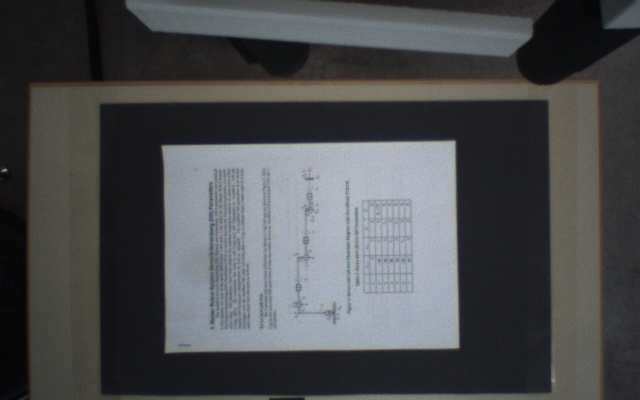
#> input picture cv_test_images/paper640_5.jpg, 640 x 400 px, found by its file name
$ python detector.py
#> lines starting #> are read from the running program, lines starting #| are printed output that depends on the picture; after the words box and inside, x2 and y2 are one past the last pixel; in counts of white or black regions, pixels touching at a corner belong together; long printed decimals are rounded
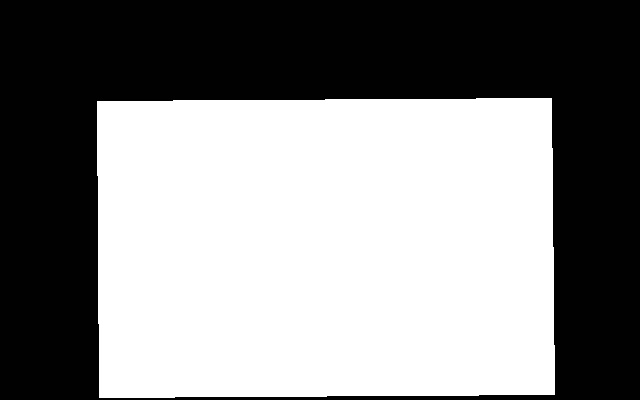
#> input picture cv_test_images/masks/background.jpg, 640 x 400 px, found by its file name
#> in detect_paper, sublayer_mask is the input picture: shape (400, 640); min 0, max 255, mean 135.2
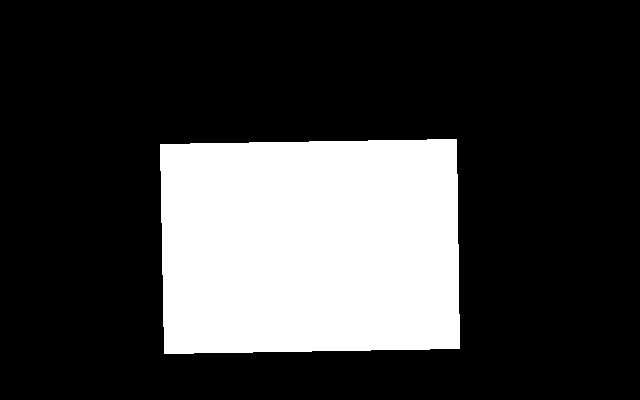
#> input picture cv_test_images/masks/document.jpg, 640 x 400 px, found by its file name
#> in detect_paper, paper_mask is the input picture: shape (400, 640); min 0, max 255, mean 62.8
#!/usr/bin/env python
#-*- coding:utf-8 -*-
import cv2 as cv
import sys
import numpy as np
from matplotlib import pyplot as plot
from copy import deepcopy

def create_rim(contour, mask):
    (x,y),(MA,ma),angle = cv.fitEllipse(contour)
    print("MA: {} ma: {} angle: {}".format(MA, ma, angle))
    rim_width_y = MA*(20.0/210.0) #rim width [mm] in y divided by DIN A4 width [mm]
    rim_width_x = ma*(25.0/297.0) #rim width [mm] in x divided by DIN A4 length [mm]
    rect = cv.minAreaRect(contour)
    box = cv.boxPoints(rect)
    box = np.int0(box)
    work_angle = (angle - 90.0)*np.pi/180
    rim_box = deepcopy(box)
    if work_angle <= 0.0:
        rim_box[0][0] = box[0][0] + (rim_width_x*np.cos(work_angle)) #bottom left x
        rim_box[0][1] = box[0][1] - (rim_width_y*np.cos(work_angle)) #bottom left y
        rim_box[1][0] = box[1][0] + (rim_width_x*np.cos(work_angle)) #top left x
        rim_box[1][1] = box[1][1] + (rim_width_y*np.cos(work_angle)) #top left y
        rim_box[2][0] = box[2][0] - (rim_width_x*np.cos(work_angle)) #top right x
        rim_box[2][1] = box[2][1] + (rim_width_y*np.cos(work_angle)) #top right y
        rim_box[3][0] = box[3][0] - (rim_width_x*np.cos(work_angle)) #bottom right x
        rim_box[3][1] = box[3][1] - (rim_width_y*np.cos(work_angle)) #bottom right y
    elif work_angle > 0.0:
        rim_box[0][0] = box[0][0] - (rim_width_x*np.cos(work_angle)) #bottom right x
        rim_box[0][1] = box[0][1] - (rim_width_y*np.cos(work_angle)) #bottom right y
        rim_box[1][0] = box[1][0] + (rim_width_x*np.cos(work_angle)) #bottom left x
        rim_box[1][1] = box[1][1] - (rim_width_y*np.cos(work_angle)) #bottom left y
        rim_box[2][0] = box[2][0] + (rim_width_x*np.cos(work_angle)) #top left x
        rim_box[2][1] = box[2][1] + (rim_width_y*np.cos(work_angle)) #top left y
        rim_box[3][0] = box[3][0] - (rim_width_x*np.cos(work_angle)) #top right x
        rim_box[3][1] = box[3][1] + (rim_width_y*np.cos(work_angle)) #top right y
    cv.drawContours(mask, [rim_box], 0, 0, -1)
    return rim_box, mask

def create_box_mask(contour, image_shape):
    mask = np.ones(image_shape, np.uint8)
    rect = cv.minAreaRect(contour)
    box = cv.boxPoints(rect)
    box = np.int0(box)
    cv.drawContours(mask, [box], 0, 255, -1)
    return mask

def find_match(img, comparator):
    edges = cv.Canny(img, 10, 100)
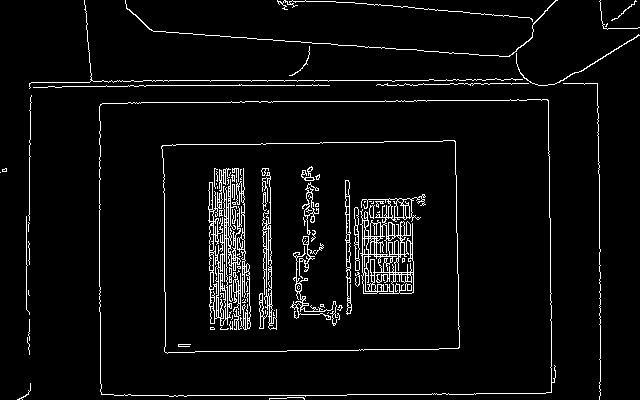
#> edges: shape (400, 640); 4.8% white in thin lines or dots
    contours = cv.findContours(edges.copy(), cv.RETR_TREE, cv.CHAIN_APPROX_SIMPLE)[1]
#> contours = 353 contours, 238 with area under 20; largest, box (x1, y1, x2, y2) and area: (99, 99, 556, 397) 132056, (99, 99, 552, 397) 132049, (161, 140, 460, 354) 60769, (161, 140, 460, 354) 60764, (360, 194, 426, 294) 3736
    best_match = 1.0
    for c in contours:
        work_mask = create_box_mask(c, img.shape)
        match = cv.matchShapes(comparator, work_mask, 1, 0.0)
        if match < best_match:
            best_match = match
            best_mask = deepcopy(work_mask)
            best_contour = deepcopy(c)
#> this loop made 353 passes
#> (rect in create_box_mask, box in create_box_mask, match, best_match) on passes 1, 8, 12: (((286.5, 398), (2, 35), -90), [[304, 399], [269, 399], [269, 397], [304, 397]], 0.954, 0.954), (((26.08, 265), (2.9, 98.05), -1.79), [[26, 314], [23, 216], [25, 215], [29, 313]], 0.909, 0.909), (((326.4, 248.1), (455.6, 295.5), -0.411), [[99, 397], [97, 101], [553, 98], [555, 394]], 0.000292, 0.000292)
#> (rect in create_box_mask, box in create_box_mask, best_match) on pass 14: (((310.1, 246.4), (295.3, 208.9), -0.846), [[164, 353], [160, 144], [456, 139], [459, 348]], 3.66e-07)
#> pass 1, in find_match, `work_mask = create_box_mask(c, img.shape)`:
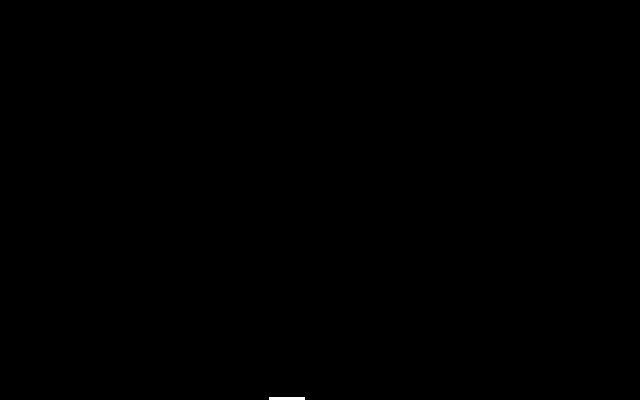
#> work_mask: shape (400, 640); values 1 (black) and 255 (white), 0.04% white; 1 white region, box (x1, y1, x2, y2) and area: (269, 397, 305, 400) 108
#> after the loop: best_mask: shape (400, 640); values 1 (black) and 255 (white), 24.3% white; 1 white region, box (x1, y1, x2, y2) and area: (160, 139, 460, 354) 62282
#> after the loop:
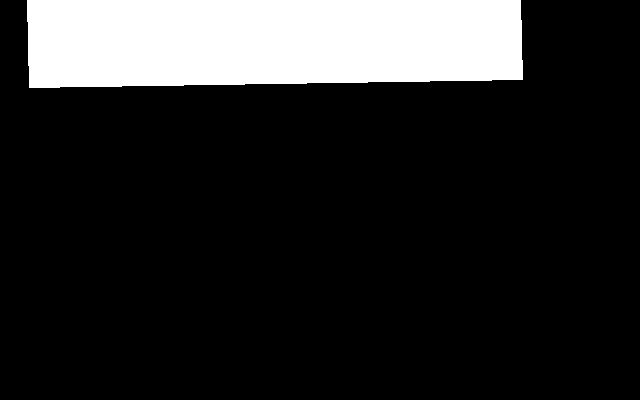
#> work_mask: shape (400, 640); values 1 (black) and 255 (white), 16.2% white; 1 white region, box (x1, y1, x2, y2) and area: (27, 0, 523, 88) 41504
#> after the loop, best_contour = contour of 79 points, box (x1, y1, x2, y2) (161, 140, 460, 354), area 60769; best_match = 3.66e-07
    print("deviation for best match at: {}%".format(float(best_match)*100))
#| deviation for best match at: 3.655710425487513e-05%
    return best_contour, best_mask

def detect_staple(img):
    cmp_mask = cv.imread("/home/user/schuermann_BA/ros_ws/src/baxter_staples/cv_test_images/masks/staple1.jpg", 0)
    found_match = find_match(img, cmp_mask)
    img = cv.cvtColor(img, cv.COLOR_GRAY2BGR)
    cv.drawContours(img, found_match, 0, (0,255,0), 2)
    plot.subplot(211), plot.imshow(cmp_mask, cmap = "gray"), plot.title("comparator"), plot.xticks([]), plot.yticks([])
    plot.subplot(212), plot.imshow(img), plot.title("found staple"), plot.xticks([]), plot.yticks([])
    plot.show()
    #cv.imwrite("/home/user/schuermann_BA/ros_ws/src/baxter_staples/cv_test_images/contour_rota05.jpg", best_mask)

def detect_paper(img):
    #substract background
    sublayer_mask = cv.imread("/home/user/schuermann_BA/ros_ws/src/baxter_staples/cv_test_images/masks/background.jpg", 0)
    sublayer_mask = cv.resize(sublayer_mask, img.shape[1::-1])
    paper_mask = cv.imread("/home/user/schuermann_BA/ros_ws/src/baxter_staples/cv_test_images/masks/document.jpg", 0)
    paper_mask = cv.resize(paper_mask, img.shape[1::-1])
    erode_kernel = np.ones((11,11), np.uint8)
    sublayer_mask = cv.erode(sublayer_mask, erode_kernel, iterations=1)
    minus_background = cv.bitwise_and(img, sublayer_mask)
    paper_cnt, paper_mask = find_match(img, paper_mask)
#> paper_cnt has the same summary as best_contour in find_match
    minus_sublayer = cv.bitwise_and(img, paper_mask)
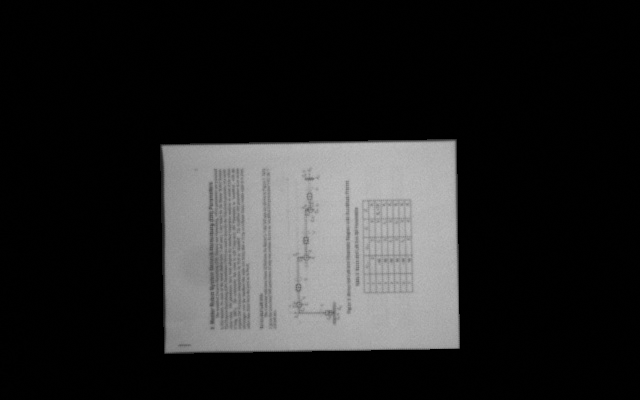
#> minus_sublayer: shape (400, 640); min 0, max 193, mean 38.8
    rim_mask = create_rim(paper_cnt, paper_mask)[1]
#> in create_rim, `(x,y),(MA,ma),angle = cv.fitEllipse(contour)`: x = 303.6; y = 248.6; MA = 240.4; ma = 402.2; angle = 87.26
#| MA: 240.435 ma: 402.220 angle: 87.260
#> in create_rim, `rim_width_y = MA*(20.0/210.0)`: rim_width_y = 22.9
#> in create_rim, `rim_width_x = ma*(25.0/297.0)`: rim_width_x = 33.86
#> in create_rim, `rect = cv.minAreaRect(contour)`: rect = ((310.1, 246.4), (295.3, 208.9), -0.846)
#> in create_rim, `box = cv.boxPoints(rect)`: box = [[164, 353], [160.9, 144.2], [456.3, 139.8], [459.3, 348.7]]
#> in create_rim, `box = np.int0(box)`: box = [[164, 353], [160, 144], [456, 139], [459, 348]]
#> in create_rim, `work_angle = (angle - 90.0)*np.pi/180`: work_angle = -0.0478
#> in create_rim, `rim_box = deepcopy(box)`: rim_box = [[164, 353], [160, 144], [456, 139], [459, 348]]
    only_rim = cv.bitwise_and(img, rim_mask)
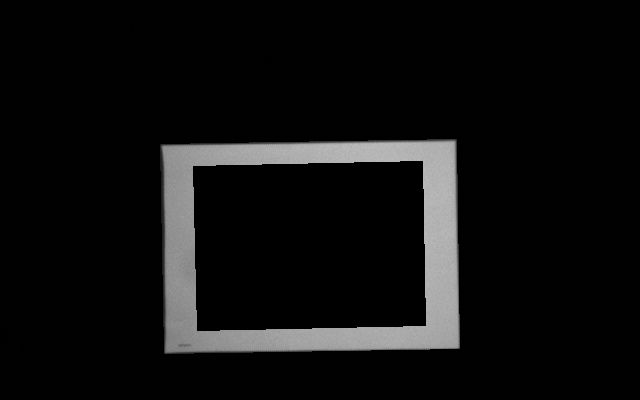
#> only_rim: shape (400, 640); min 0, max 190, mean 15.1
    show_img = cv.cvtColor(minus_sublayer, cv.COLOR_GRAY2BGR)

    plot.subplot(411), plot.imshow(img, cmap = "gray"), plot.title("image"), plot.xticks([]), plot.yticks([])
    plot.subplot(412), plot.imshow(minus_background, cmap = "gray"), plot.title("substracted background"), plot.xticks([]), plot.yticks([])
    plot.subplot(413), plot.imshow(minus_sublayer, cmap = "gray"), plot.title("substracted sublayer"), plot.xticks([]), plot.yticks([])
    plot.subplot(414), plot.imshow(only_rim, cmap = "gray"), plot.title("only paper rim"), plot.xticks([]), plot.yticks([])
    plot.show()


def main():
    img = cv.imread("/home/user/schuermann_BA/ros_ws/src/baxter_staples/cv_test_images/paper640_5.jpg", 0)
    detect_paper(img)


if __name__ == "__main__":
    main()
